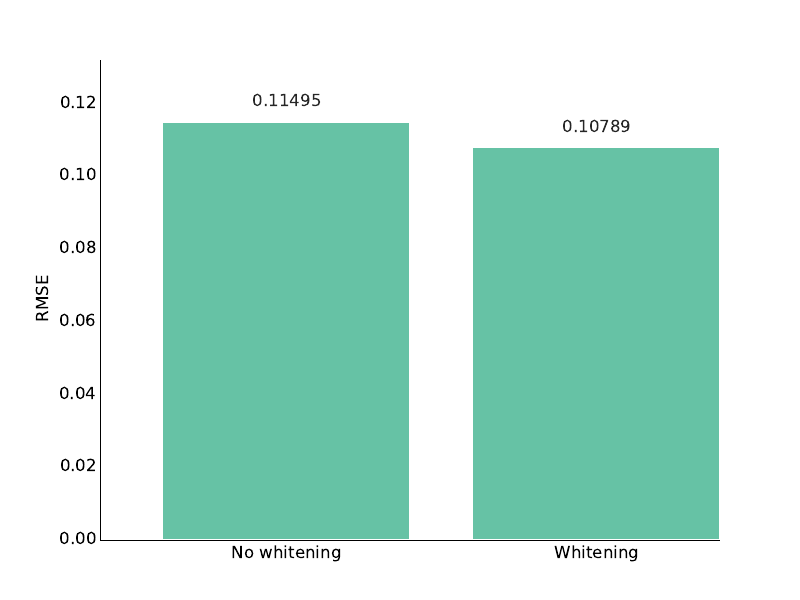

Here is the Python script that generated this plot:
import matplotlib
matplotlib.use('Agg')

import prettyplotlib as ppl
import matplotlib.pyplot as plt
import numpy as np

fig, ax = plt.subplots(1)
data = np.array([0.11495, 0.10789])

ax.set_ylabel('RMSE')
n = 2

ppl.bar(ax, np.arange(n), data, annotate = data.astype('|S7').tolist(), xticklabels = ['No whitening', 'Whitening'])
fig.savefig('whitening.pdf')